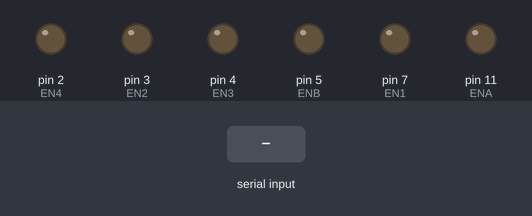
Simulated run of this sketch. Board: Arduino Uno, built with avr-gcc and run on an emulated ATmega328P. Parts: output pins drawn as LEDs (lit = HIGH). Inputs (shaded band) come from the test bench.

Above: at 1.2 s.
1.3 s: "f" received over Serial
At 1.8 s:
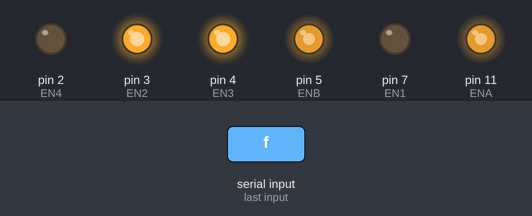
2.8 s: "x" received over Serial
At 4.0 s:
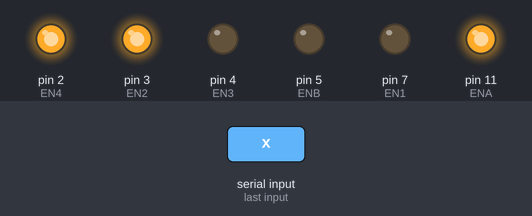
4.3 s: "y" received over Serial
At 5.2 s:
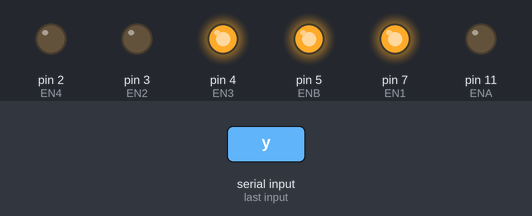
5.8 s: "b" received over Serial
At 6.4 s:
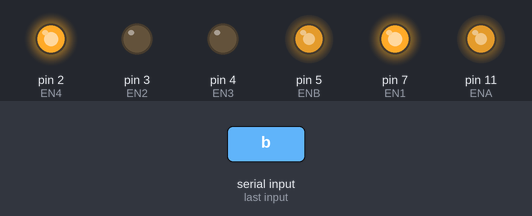
7.3 s: "l" received over Serial
At 9.0 s:
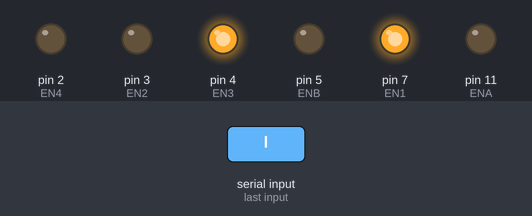
9.3 s: "r" received over Serial
At 10.6 s:
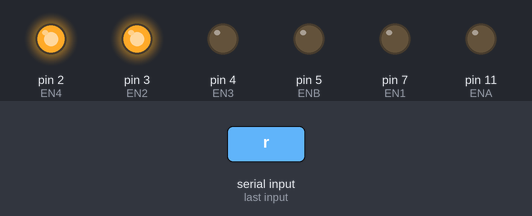
Timing chart, 0 to 12.3 s (numbered marks = the images above; inputs shaded):
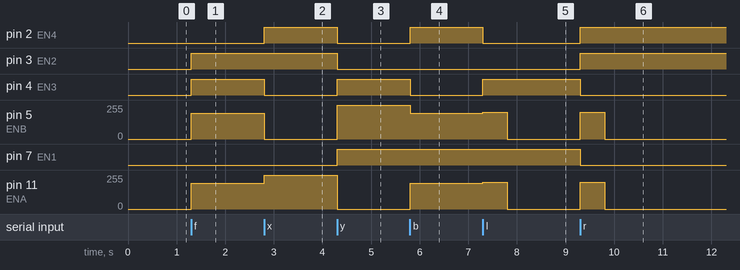

Measured:
- after the input at 1.3 s, pin 3 (EN2), pin 4 (EN3): LOW → HIGH at once; pin 5 (ENB), pin 11 (ENA): 0/255 → 194/255 at once
- after the input at 2.8 s, pin 2 (EN4): LOW → HIGH at once; pin 4 (EN3): HIGH → LOW at once; pin 5 (ENB): 194/255 → 0/255 at once; pin 11 (ENA): 194/255 → 255/255 at once
- after the input at 4.3 s, pin 2 (EN4), pin 3 (EN2): HIGH → LOW at once; pin 4 (EN3), pin 7 (EN1): LOW → HIGH at once; pin 5 (ENB): 0/255 → 255/255 at once; pin 11 (ENA): 255/255 → 0/255 at once
- after the input at 5.8 s, pin 2 (EN4): LOW → HIGH at once; pin 4 (EN3): HIGH → LOW at once; pin 5 (ENB): 255/255 → 194/255 at once; pin 11 (ENA): 0/255 → 194/255 at once
- after the input at 7.3 s, pin 2 (EN4): HIGH → LOW at once; pin 4 (EN3): LOW → HIGH at once; pin 5 (ENB), pin 11 (ENA): 194/255 → 200/255 at once, → 0/255 0.50 s later
- after the input at 9.3 s, pin 2 (EN4), pin 3 (EN2): LOW → HIGH at once; pin 4 (EN3), pin 7 (EN1): HIGH → LOW at once; pin 5 (ENB), pin 11 (ENA): 0/255 → 200/255 at once, → 0/255 0.50 s later

The sketch:

car2.ino
```cpp
int carSpeed = 194; // 최대 속도의  50 % for testing.
int method = 0;
#define ENA   11
#define EN1   7 // 왼쪽 뒤로
#define EN2   3 // 왼쪽 앞으로
#define EN3   4 // 오른쪽 앞으로
#define EN4   2 // 오른쪽 뒤로
#define ENB   5

void setup()
{
  Serial.begin(9600);

  pinMode(ENA, OUTPUT);  // ENA
  pinMode(EN1, OUTPUT);  // EN1
  pinMode(EN2, OUTPUT);  // EN2
  pinMode(ENB, OUTPUT);  // ENB
  pinMode(EN3, OUTPUT);  // EN3
  pinMode(EN4, OUTPUT);  // EN4
}
void loop()
{
  if (Serial.available() > 0) {
    method = Serial.read();
  }
  switch (method) {
    case 'f':
      forward(carSpeed);
      break;
    case 'x':
      right(255);
      break;
    case 'y':
      left(255);
      break;
    case 'b':
      back(carSpeed);
      break;
    case 'l':
      leftspin();
      break;
    case 'r':
      rightspin();
      break;
    case 'u':
      up(carSpeed);
      break;
    case 'd':
      down(carSpeed);
      break;
    case 's':
      stopD();
      break;
  }
}
void forward(int speed)
{
  analogWrite(ENA, speed);
  analogWrite(ENB, speed);
  digitalWrite(EN1, LOW);
  digitalWrite(EN2, HIGH);
  digitalWrite(EN3, HIGH);
  digitalWrite(EN4, LOW);
}
void left(int speed)
{
  analogWrite(ENA, 0);
  analogWrite(ENB, speed);
  digitalWrite(EN1, HIGH);
  digitalWrite(EN2, LOW);
  digitalWrite(EN3, HIGH);
  digitalWrite(EN4, LOW);
}
void right(int speed)
{
  int mSpeed = speed + 20;
  if (mSpeed >= 255) mSpeed = 255;
  analogWrite(ENA, speed);
  analogWrite(ENB, 0);
  digitalWrite(EN1, LOW);
  digitalWrite(EN2, HIGH);
  digitalWrite(EN3, LOW);
  digitalWrite(EN4, HIGH);
}
void back(int speed)
{
  analogWrite(ENA, speed);
  analogWrite(ENB, speed);
  digitalWrite(EN1, HIGH);
  digitalWrite(EN2, LOW);
  digitalWrite(EN3, LOW);
  digitalWrite(EN4, HIGH);
}
void up(int speed) {
  carSpeed += 20;
  if (carSpeed >= 255) carSpeed = 255;
}
void down(int speed) {
  carSpeed -= 20;
  if (carSpeed <= 100) carSpeed = 100;
}
void leftspin() {
  analogWrite(ENA, 200);
  analogWrite(ENB, 200);
  digitalWrite(EN1, HIGH);
  digitalWrite(EN2, LOW);
  digitalWrite(EN3, HIGH);
  digitalWrite(EN4, LOW);
  delay(500);
  analogWrite(ENA, 0);
  analogWrite(ENB, 0);
  method = 0;
}
void rightspin() {
  analogWrite(ENA, 200);
  analogWrite(ENB, 200);
  digitalWrite(EN1, LOW);
  digitalWrite(EN2, HIGH);
  digitalWrite(EN3, LOW);
  digitalWrite(EN4, HIGH);
  delay(500);
  analogWrite(ENA, 0);
  analogWrite(ENB, 0);
  method = 0;
}
void stopD() {
  analogWrite(ENA, 0);
  analogWrite(ENB, 0);
}
```
